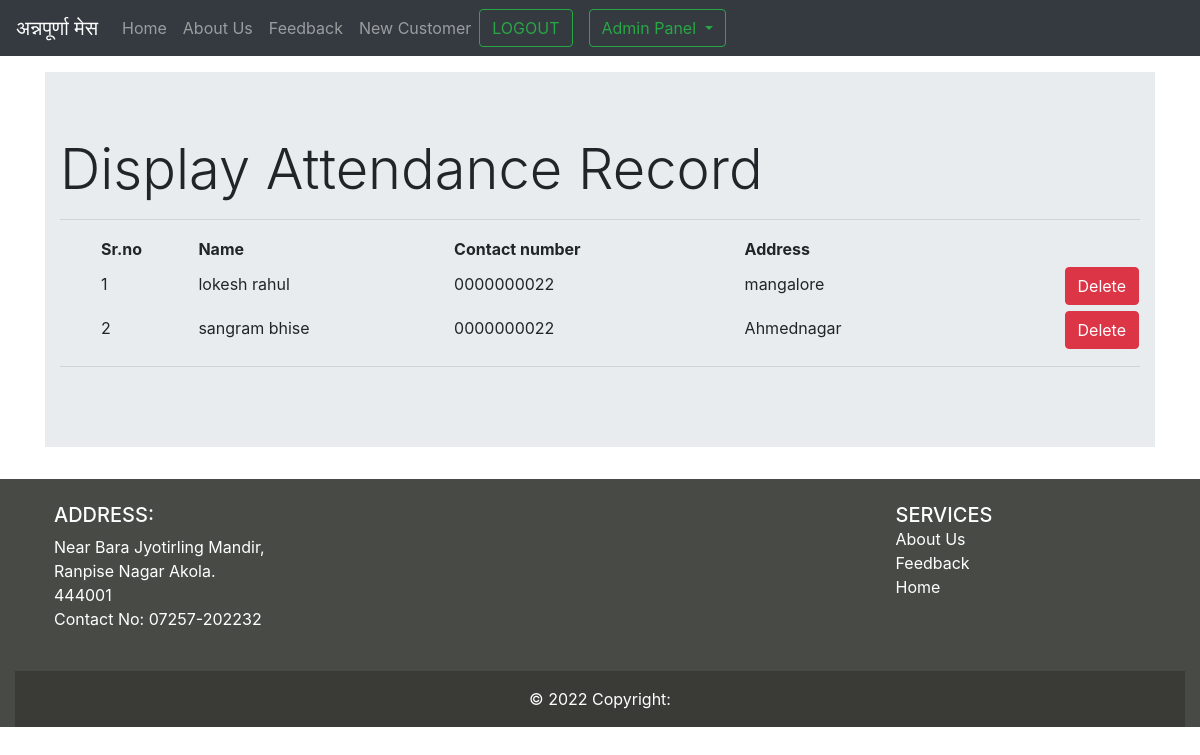
The app's page /display (signed in) with its own data.
### mysite/models.py (models this page shows, shortened)
class Customer(models.Model):
    sno =models.AutoField(primary_key=True)
    fname = models.CharField(max_length=255)
    phone = models.CharField(max_length=10)
    email = models.CharField(max_length=120)
    address = models.CharField(max_length=200)
    college = models.CharField(max_length=120)
    year = models.CharField(max_length=50)
    timeStamp = models.DateTimeField(auto_now_add=True)

### mysite/views.py (the view)
# urls.py: path('display',views.display,name='display'),
def display(request):
    cus = Customer.objects.all
    return render(request,'mysite/admin_panel.html',{'cus':cus})

### templates/mysite/admin_panel.html (shortened to what this page needs)
 {% extends 'index.html' %}
 {% block body %}
<div class="container">
      <div class="jumbotron jumbotron-fluid mt-3">
            <div class="container">
              <h1 class="display-4">Display Attendance Record</h1>
           <hr class="my-data">
            <ul>
              <table style="width:100%">
                <tr>
                  <th>Sr.no</th>
                  <th>Name</th>
                  <th>Contact number</th>
                  <th>Address</th>
                </tr>
                {% for cuss in cus%}
                <tr>
                  <td>{{ cuss.sno }}</td>
                  <td>{{cuss.fname}}</td>
                  <td>{{cuss.phone}}</td>
                  <td>{{cuss.address}}</td>
                  <td>
                    {% if user.is_staff %}
                    <a href="deletecustomer" class="btn btn-danger float-right mt-1">Delete</a>
                     {%endif%}
                  </td>
                </tr>
                {% endfor %}
              </table>
            </ul>
            <hr>
            </div>
          </div>
</div>
 {% endblock body %}

### records on screen
Customer: sno "1", fname "lokesh rahul", phone "0000000022", address "mangalore"
Customer: sno "2", fname "sangram bhise", phone "0000000022", address "Ahmednagar"
